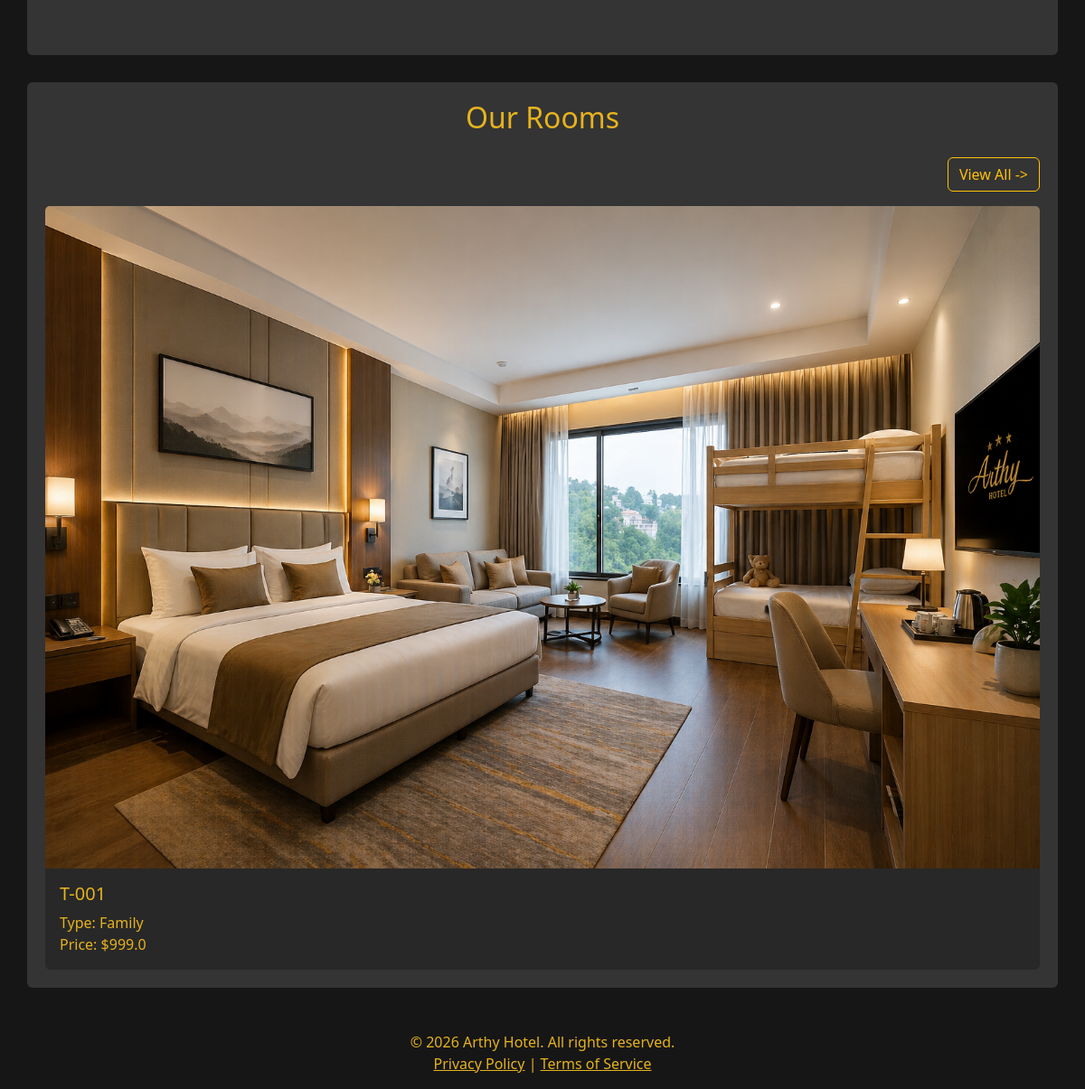
Before: / (lower part) with the older database file.
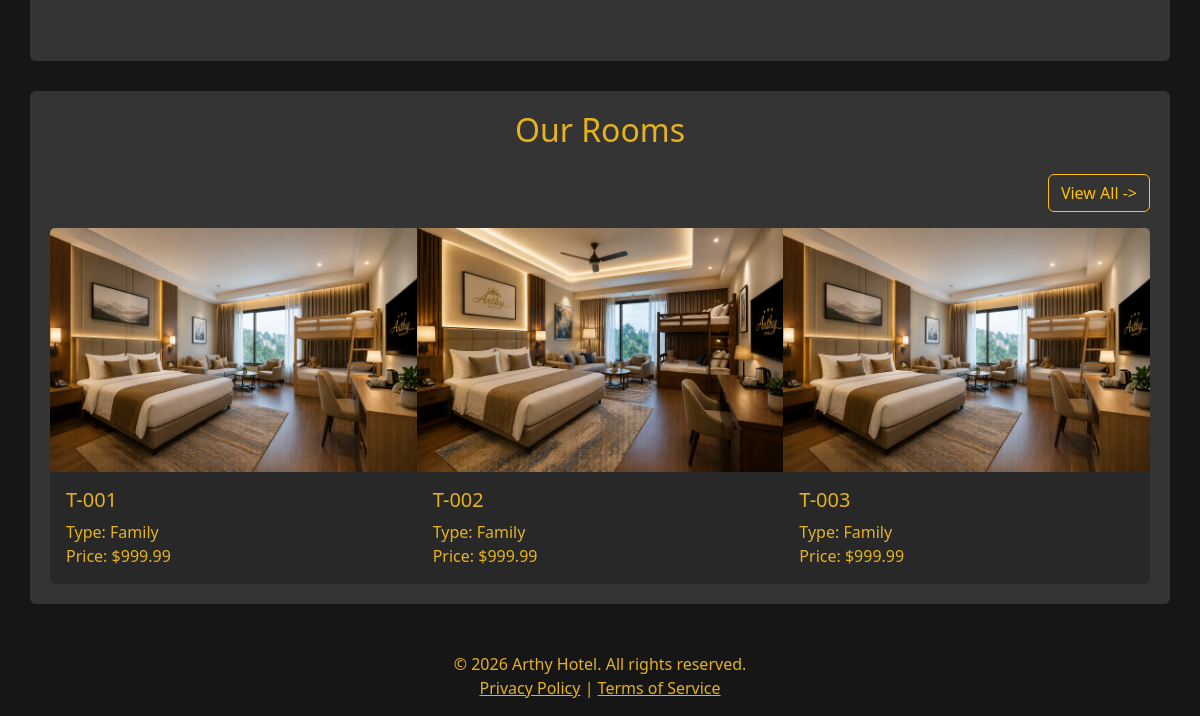
After: the same page with the newer database file.
### room/models.py (models this page shows)
class Room(models.Model):
    ROOM_TYPE = [
        ('Single', 'Single'),
        ('Double', 'Double'),
        ('Family', 'Family'),
    ]
    roomNo = models.CharField(max_length=10)
    roomType = models.CharField(max_length=10, choices=ROOM_TYPE, default='Single')
    price = models.FloatField()
    roomPic = models.ImageField(upload_to='Room_Img/', null=True, blank=True)

### room/views.py (the view)
# urls.py: path('', views.welcome, name='welcome'),
def welcome(request):
    rooms = Room.objects.all().order_by('id')[:3]
    context = {
        'rooms': rooms,
    }
    return render(request, 'hotel_welcome.html', context)

### room/templates/hotel_welcome.html (shortened to what this page needs)
<!doctype html>
<html lang="en">
  {% load static %}
  <head>
    <link
      href="https://cdn.jsdelivr.net/npm/bootstrap@5.3.8/dist/css/bootstrap.min.css"
      rel="stylesheet"
    />
  </head>
  <body>
    <section
      class="hero-section container py-5 px-4 d-flex align-items-center flex-wrap rounded"
    >
      <div class="hero-text col-md-6 pe-md-5 mb-4 mb-md-0">
      </div>
    </section>
    <section class="room-section container flex-wrap rounded">
      <h2 class="text-center mb-4" style="color: #e6b31e">Our Rooms</h2>
      <div class="d-grid gap-2 d-md-flex justify-content-md-end">
        <a
          type="button"
          href="{% url 'room_list' %}"
          class="btn btn-outline-warning mb-3"
        >
          View All ->
        </a>
      </div>
      <div class="card-group">
        {% for room in rooms %}
        <div class="card">
          {% if room.roomPic %}
          <img
            src="{{ room.roomPic.url }}"
            class="card-img-top"
            alt="{{ room.roomType }}"
          />
          {% else %}
          <img
            src="{% static 'photos/default_room.jpg' %}"
            class="card-img-top"
            alt="Default Room Image"
          />
          {% endif %}
          <div class="card-body">
            <h5 class="card-title">{{ room.roomNo }}</h5>
            <p class="card-text">
              Type: {{ room.roomType }} <br />
              Price: ${{ room.price }}
            </p>
          </div>
        </div>
        {% endfor %}
      </div>
    </section>
    <footer class="text-center mt-5 mb-3" style="color: #e6b31e">
      &copy; 2026 Arthy Hotel. All rights reserved.
      <br />
      <a href="#" style="color: #e6b31e">Privacy Policy</a> |
      <a href="#" style="color: #e6b31e">Terms of Service</a>
    </footer>
  </body>
</html>

Changed rows visible on the page:
removed Room: roomNo "T-001", roomType "Family", price "999.0"
added Room: roomPic (picture), roomNo "T-001", roomType "Family", price "999.99"
added Room: roomPic (picture), roomNo "T-002", roomType "Family", price "999.99"
added Room: roomNo "T-003", roomType "Family", price "999.99"
